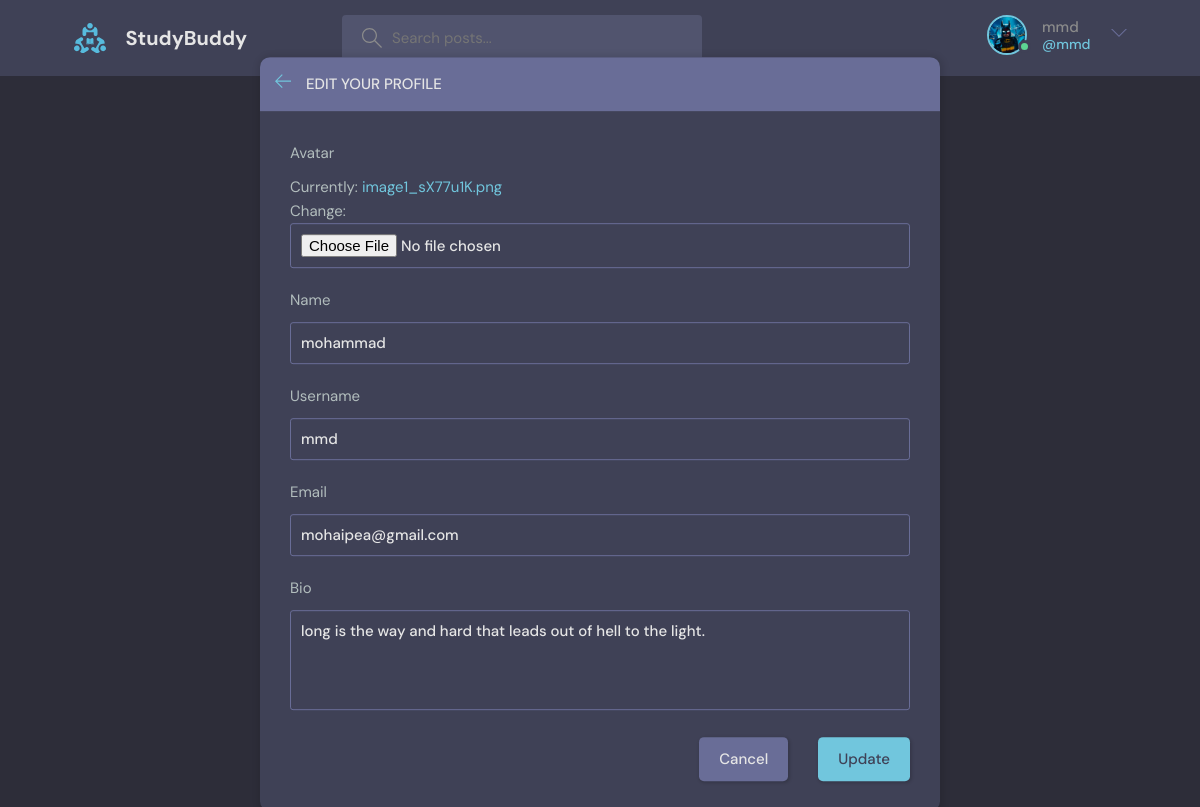
The page /update-user/ (signed in) on the database its author committed.
### base/models.py (models this page shows)
class User(AbstractUser):
    name = models.CharField(max_length=200, null=True)
    email = models.EmailField(unique=True, null=True)
    bio = models.TextField(null=True)
    avatar = models.ImageField(null=True, default='avatar.svg')
    USERNAME_FIELD = 'email'
    REQUIRED_FIELDS = []

### base/views.py (the view)
# urls.py: path('update-user/', views.updateUser, name='update-user'),
@login_required(login_url='login')
def updateUser(request):
    user = request.user
    form = UserForm(instance=request.user)
    if request.method == 'POST':
        form = UserForm(request.POST, request.FILES, instance=user)
        if form.is_valid():
            form.save()
            return redirect('user-profile', pk=user.id)
    return render(request, 'base/update-user.html', {'form': form, 'user': user})

### base/forms.py
class UserForm(ModelForm):
    class Meta:
        model = User
        fields = ['avatar', 'name', 'username', 'email', 'bio']

### base/templates/base/update-user.html (shortened to what this page needs)
{% extends 'main.html' %}
{% block content %}
<main class="update-account layout">
    <div class="container">
        <div class="layout__box">
            <div class="layout__boxHeader">
                <div class="layout__boxTitle">
                    <a href="{% url 'home' %}">
                        <svg version="1.1" xmlns="http://www.w3.org/2000/svg" width="32" height="32"
                             viewBox="0 0 32 32">
                            <title>arrow-left</title>
                            <path
                                    d="M13.723 2.286l-13.723 13.714 13.719 13.714 1.616-1.611-10.96-10.96h27.625v-2.286h-27.625l10.965-10.965-1.616-1.607z">
                            </path>
                        </svg>
                    </a>
                    <h3>Edit your profile</h3>
                </div>
            </div>
            <div class="layout__body">
                <form class="form" action="" method="POST" enctype="multipart/form-data">
                    {% for field in form %}
                    <div class="form__group">
                        <label>{{field.label}}</label>
                        {{field}}
                    </div>
                    {% endfor %}
                    <div class="form__action">
                        <a class="btn btn--dark" href="index.html">Cancel</a>
                        <button class="btn btn--main" type="submit">Update</button>
                    </div>
                </form>
            </div>
        </div>
    </div>
</main>
{% endblock %}

### templates/main.html (shortened to what this page needs)
<!DOCTYPE html>
{% load static %}
<html lang="en">
<head>
    <link rel="stylesheet" href="{% static 'style/style.css' %}"/>
    <link rel="stylesheet" href="{% static 'style/main.css' %}"/>
</head>
<body>
<header class="header header--loggedIn">
    <div class="container">
        <a href="{% url 'home' %}" class="header__logo">
            <img src="{% static 'images/logo.svg' %}"/>
            <h1>StudyBuddy</h1>
        </a>
        <form method="GET" action="{% url 'home' %}" class="header__search">
            <label>
                <input name="q" placeholder="Search posts..."/>
            </label>
        </form>
        <nav class="header__menu">
            {% if request.user.is_authenticated %}
            <div class="header__user">
                <a href="{% url 'user-profile' user.id %}">
                    <div class="avatar avatar--medium active">
                        <img src="{{ user.avatar.url }}"/>
                    </div>
                    <p>{{request.user.username}} <span>@{{request.user.username}}</span></p>
                </a>
                <button class="dropdown-button">
                    <svg version="1.1" xmlns="http://www.w3.org/2000/svg" width="32" height="32" viewBox="0 0 32 32">
                        <title>chevron-down</title>
                        <path d="M16 21l-13-13h-3l16 16 16-16h-3l-13 13z"></path>
                    </svg>
                </button>
            </div>
            {% else %}
            <a href="{% url 'login' %}">
              <img src="{% static 'images/avatar.svg' %}" />
              <p>Login</p>
            </a>
            {% endif %}
        </nav>
    </div>
</header>
{% block content %}
{% endblock %}
</body>
</html>

### rows shown on the page
User: avatar (picture), user.username "mmd", form "mohammad" "mmd" "mohaipea@gmail.com" "long is the way and hard that leads out of hell to the light."

### other values the page prints
{{ field.label }} "Avatar" "Name" "Username" "Email" "Bio"
